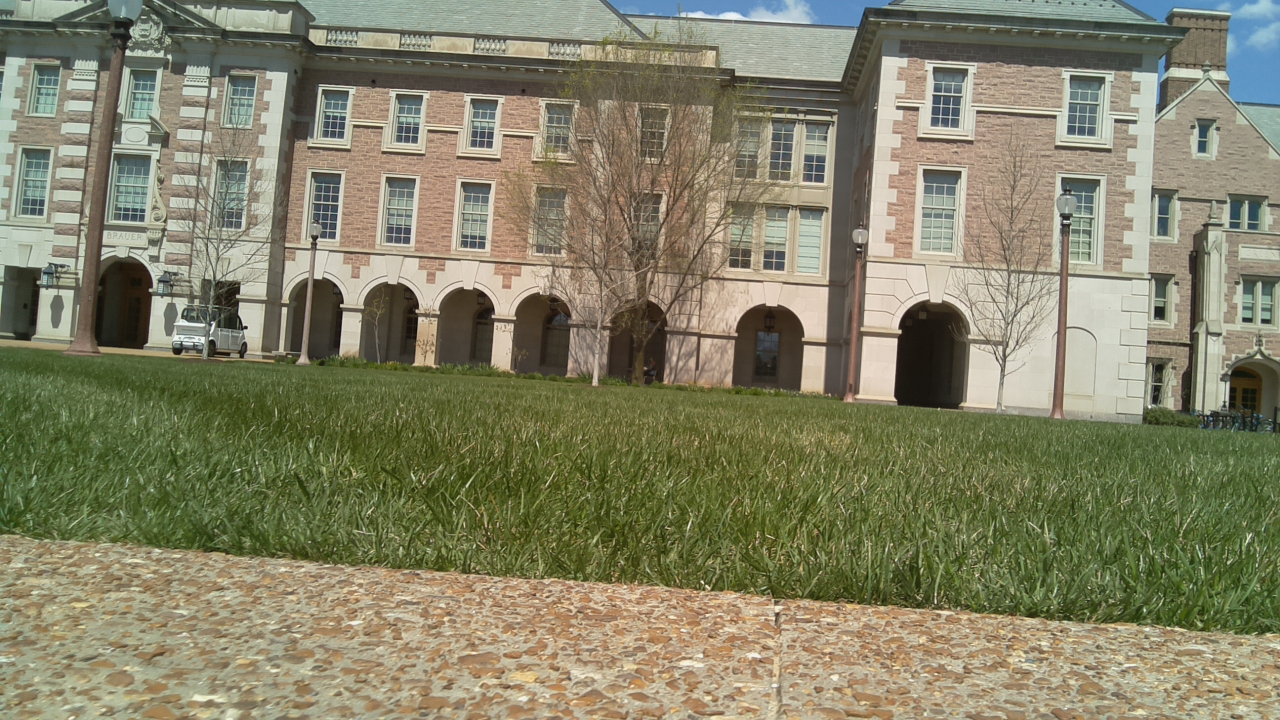
#> input picture first_road6.jpg, 1280 x 720 px
$ python track_black.py
#> lines starting #> are read from the running program, lines starting #| are printed output that depends on the picture; after the words box and inside, x2 and y2 are one past the last pixel; in counts of white or black regions, pixels touching at a corner belong together
import cv2
import time

img = cv2.imread("first_road6.jpg")
#> img is the input picture: shape (720, 1280, 3); mean B, G, R 102.7, 129.5, 131.7

#hsv = cv2.cvtColor(img, cv2.COLOR_BGR2HSV)
#print(img.shape)
img2 = img[400:720, 0:1280]
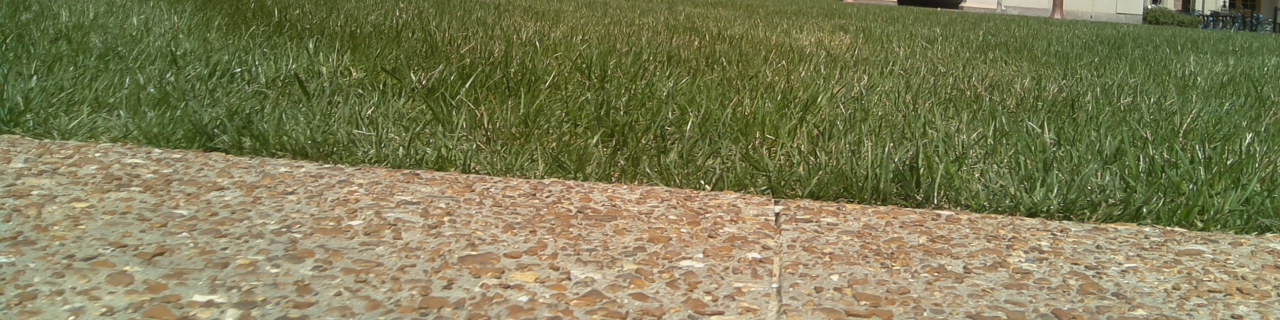
#> img2: shape (320, 1280, 3); mean B, G, R 84.8, 125, 126.2
print(img2.shape)
#| (320, 1280, 3)
mask = cv2.inRange(img2, (40,10,10), (80,95,95))
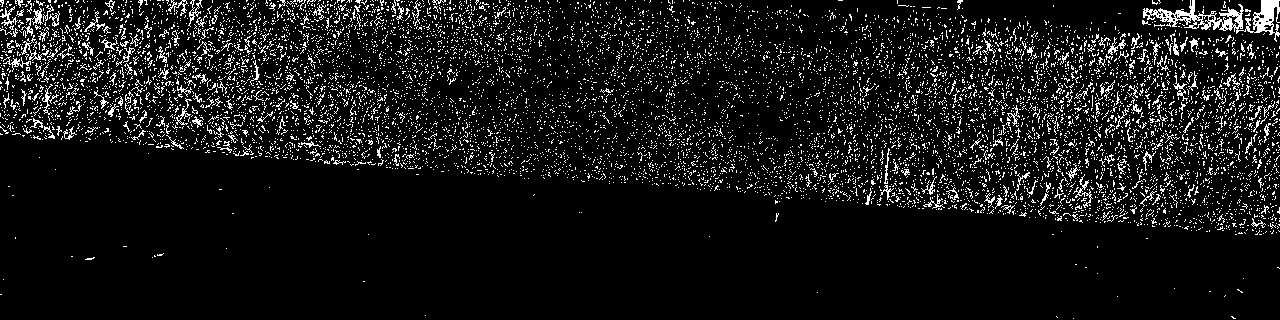
#> mask: shape (320, 1280); 8.5% white in thin lines or dots
row = 0
for i in range(180,215):
    white = 0
    for j in range(550, 750):
#        print(mask[i,j])
        if mask[i,j] == 255:
            white = 1
    if white == 0:
        row = i
        break
print("row",row)
cv2.imshow('original', mask)
cv2.waitKey(5000)
#time.sleep(10)
cv2.destroyAllWindows()

$ run again, with first_road10.jpg copied over first_road6.jpg
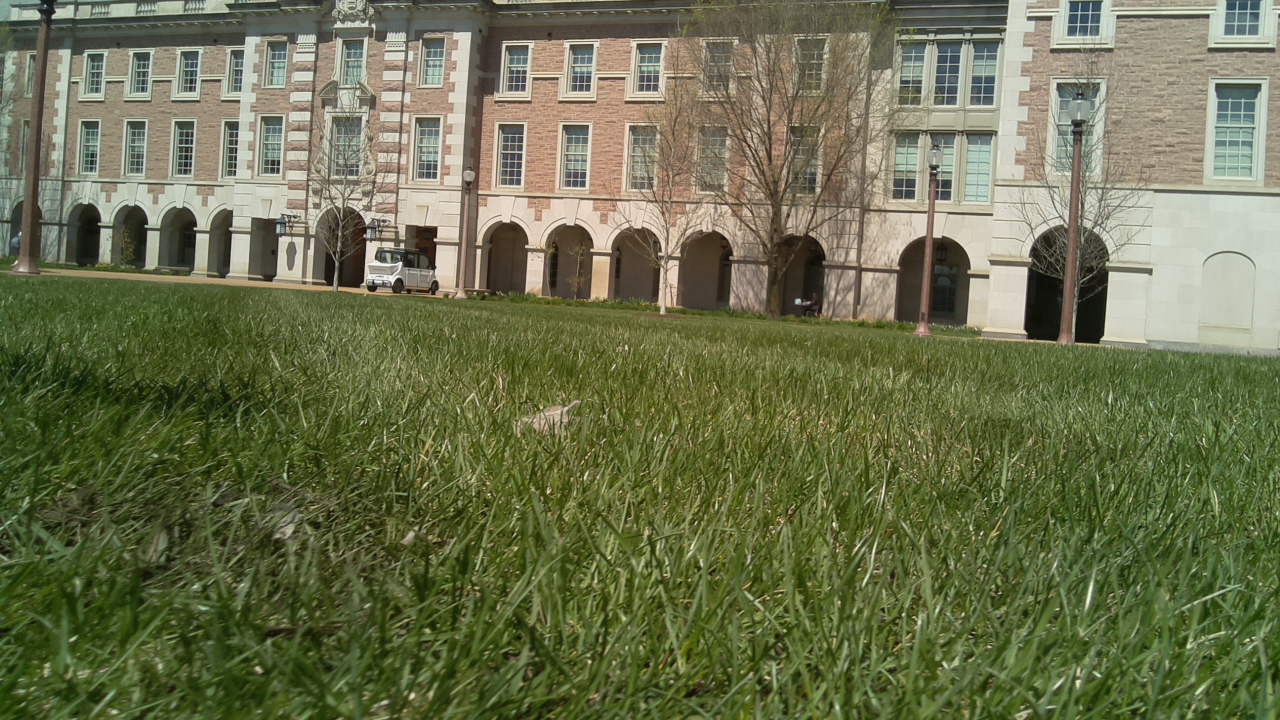
#> input picture first_road10.jpg, 1280 x 720 px
#> img is the input picture: shape (720, 1280, 3); mean B, G, R 77.7, 112.1, 107.1
#> `img2 = img[400:720, 0:1280]`:
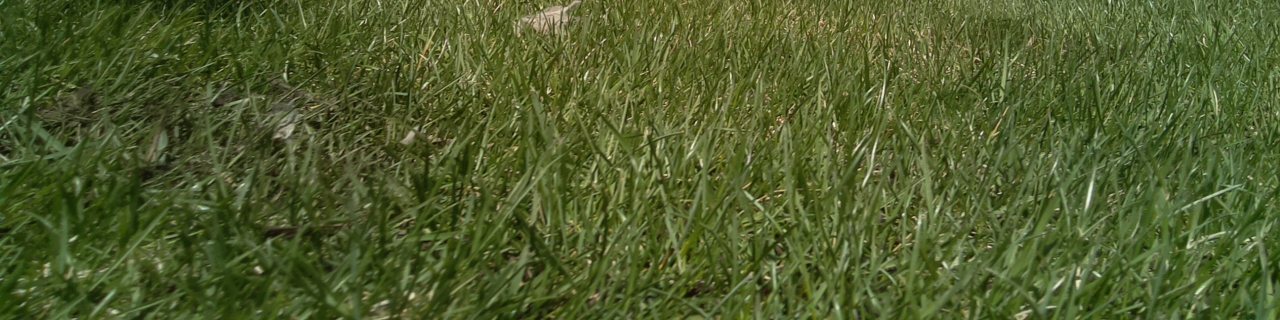
#> img2: shape (320, 1280, 3); mean B, G, R 44.5, 92.5, 79.7
#| (320, 1280, 3)
#> `mask = cv2.inRange(img2, (40,10,10), (80,95,95))`:
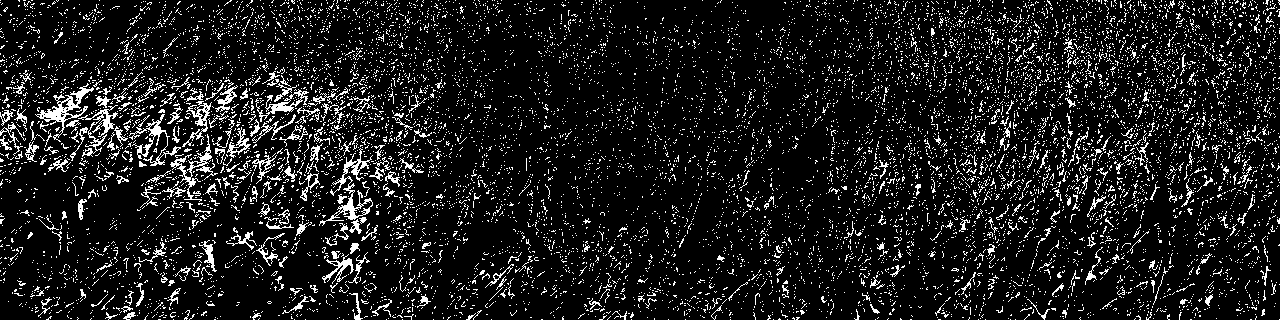
#> mask: shape (320, 1280); 10.8% white in thin lines or dots

$ run again, with first_road11.jpg copied over first_road6.jpg
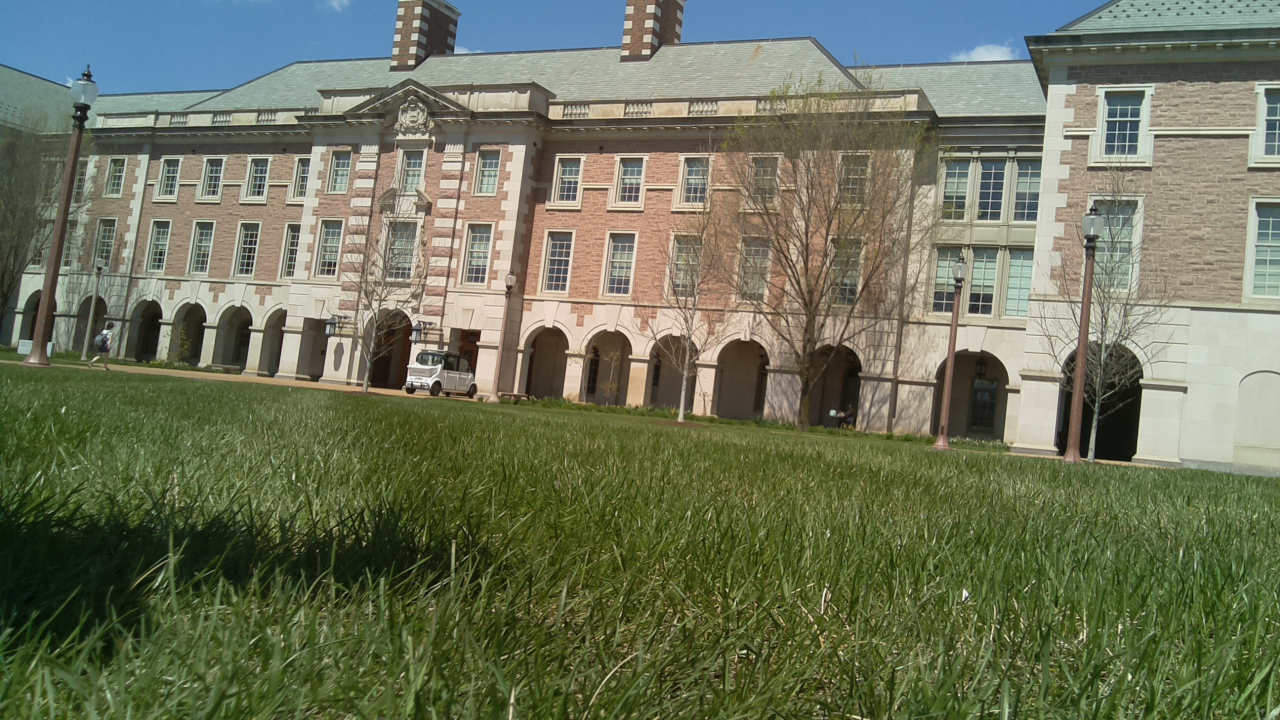
#> input picture first_road11.jpg, 1280 x 720 px
#> img is the input picture: shape (720, 1280, 3); mean B, G, R 90.8, 114.7, 108.8
#> `img2 = img[400:720, 0:1280]`:
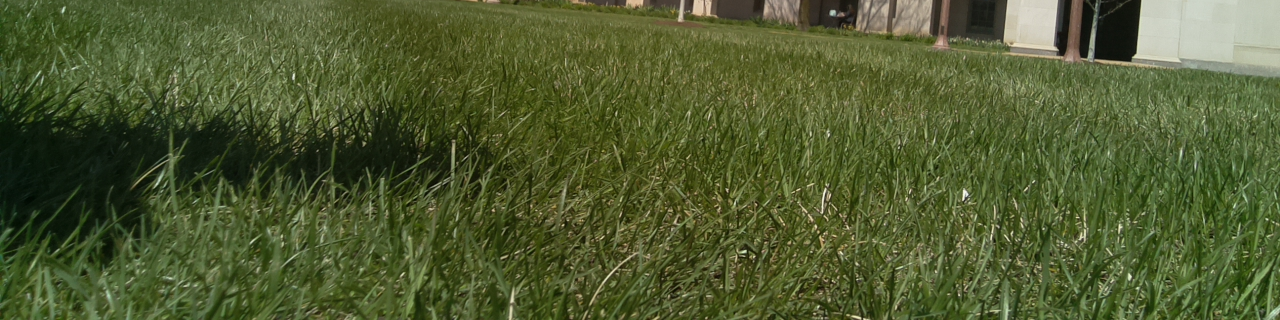
#> img2: shape (320, 1280, 3); mean B, G, R 48.4, 90.8, 79.5
#| (320, 1280, 3)
#> `mask = cv2.inRange(img2, (40,10,10), (80,95,95))`:
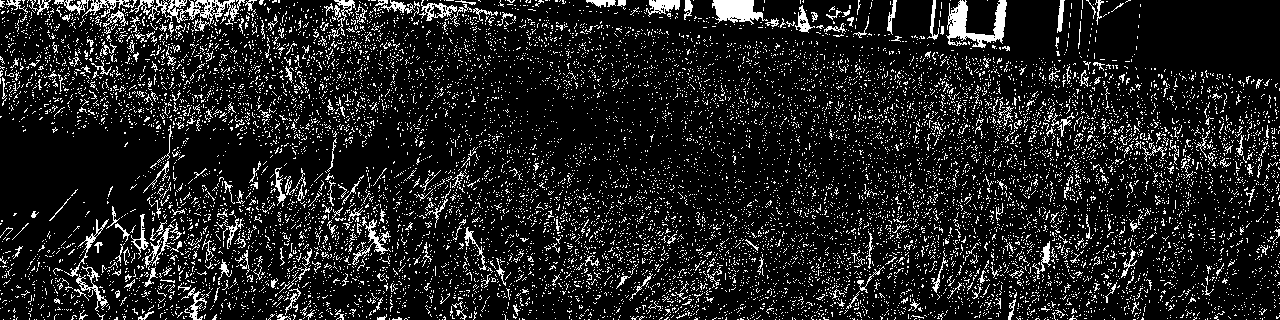
#> mask: shape (320, 1280); 12.6% white in thin lines or dots
